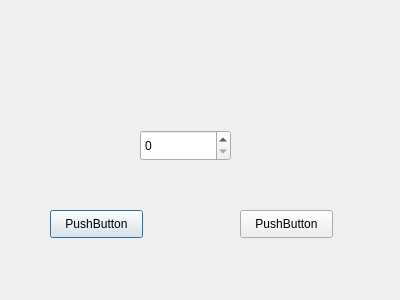
<?xml version="1.0" encoding="UTF-8"?>
<ui version="4.0">
 <class>Dialog</class>
 <widget class="QDialog" name="Dialog">
  <property name="geometry">
   <rect>
    <x>0</x>
    <y>0</y>
    <width>400</width>
    <height>300</height>
   </rect>
  </property>
  <property name="windowTitle">
   <string>Dialog</string>
  </property>
  <widget class="QSpinBox" name="spinBox">
   <property name="geometry">
    <rect>
     <x>140</x>
     <y>130</y>
     <width>91</width>
     <height>31</height>
    </rect>
   </property>
  </widget>
  <widget class="QPushButton" name="pushButton">
   <property name="geometry">
    <rect>
     <x>50</x>
     <y>210</y>
     <width>93</width>
     <height>28</height>
    </rect>
   </property>
   <property name="text">
    <string>PushButton</string>
   </property>
  </widget>
  <widget class="QPushButton" name="pushButton_2">
   <property name="geometry">
    <rect>
     <x>240</x>
     <y>210</y>
     <width>93</width>
     <height>28</height>
    </rect>
   </property>
   <property name="text">
    <string>PushButton</string>
   </property>
  </widget>
 </widget>
 <resources/>
 <connections>
  <connection>
   <sender>pushButton_2</sender>
   <signal>clicked()</signal>
   <receiver>Dialog</receiver>
   <slot>close()</slot>
   <hints>
    <hint type="sourcelabel">
     <x>267</x>
     <y>223</y>
    </hint>
    <hint type="destinationlabel">
     <x>329</x>
     <y>160</y>
    </hint>
   </hints>
  </connection>
 </connections>
</ui>
